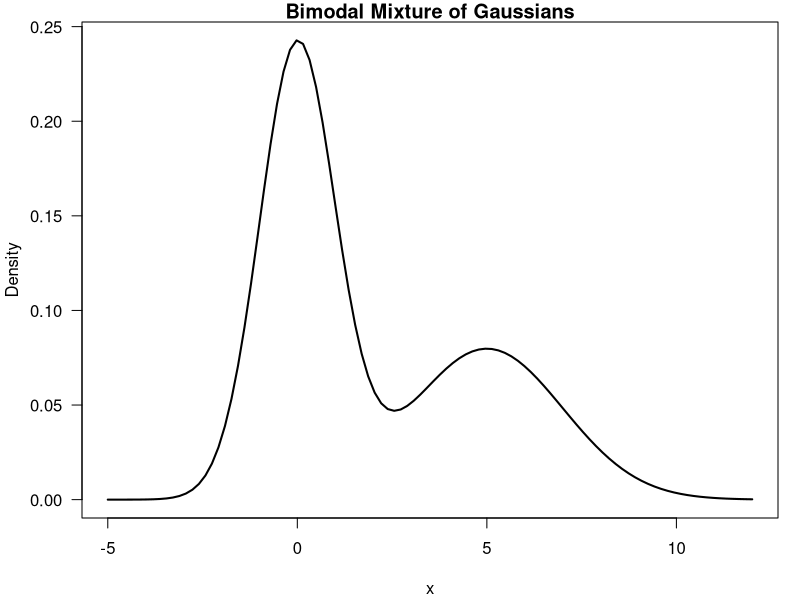
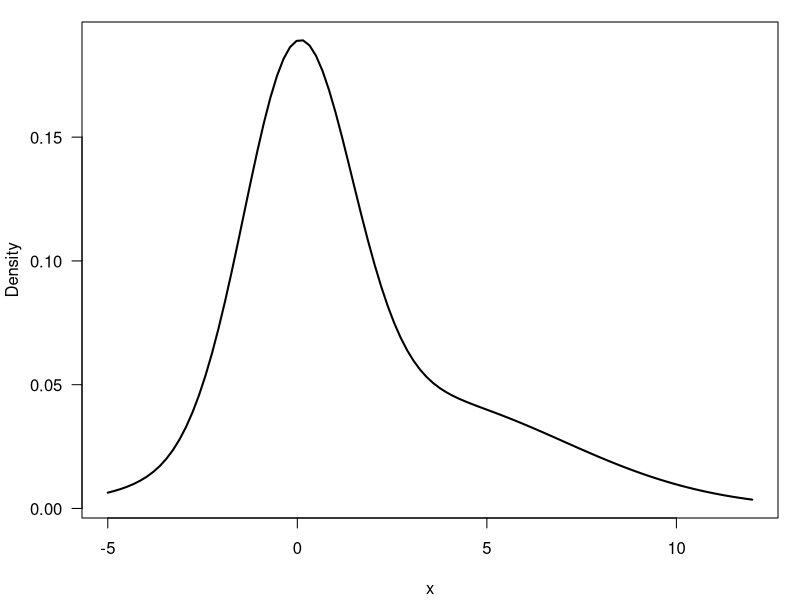
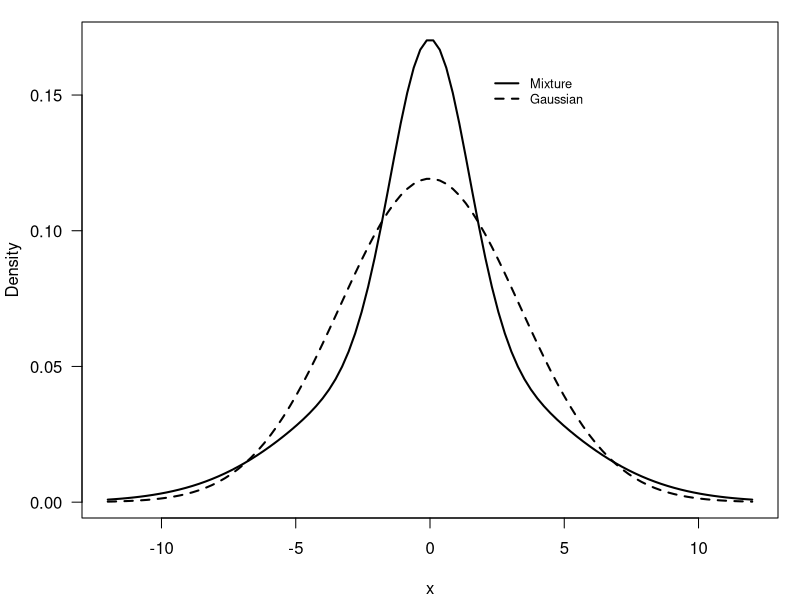
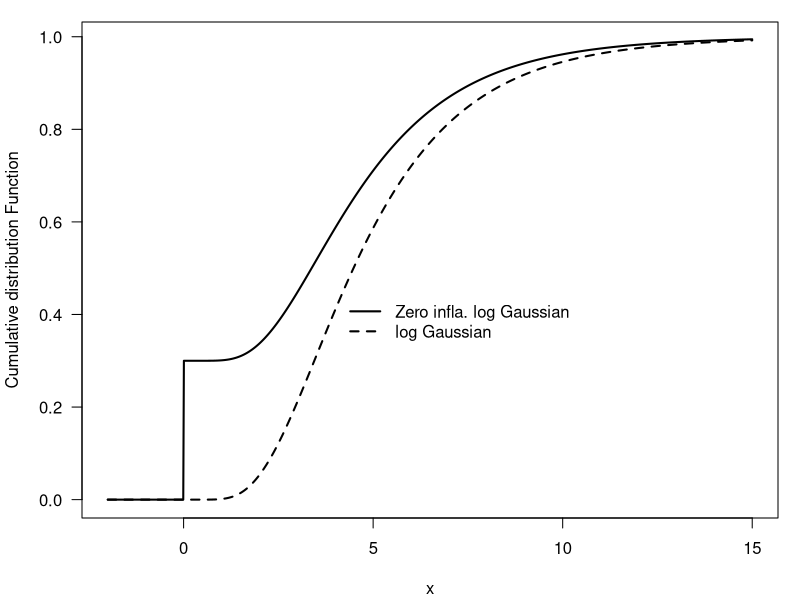
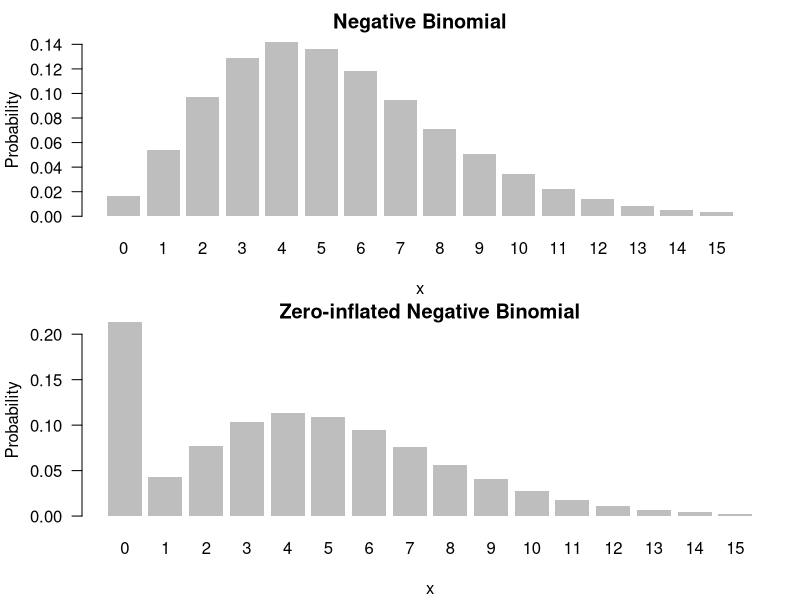
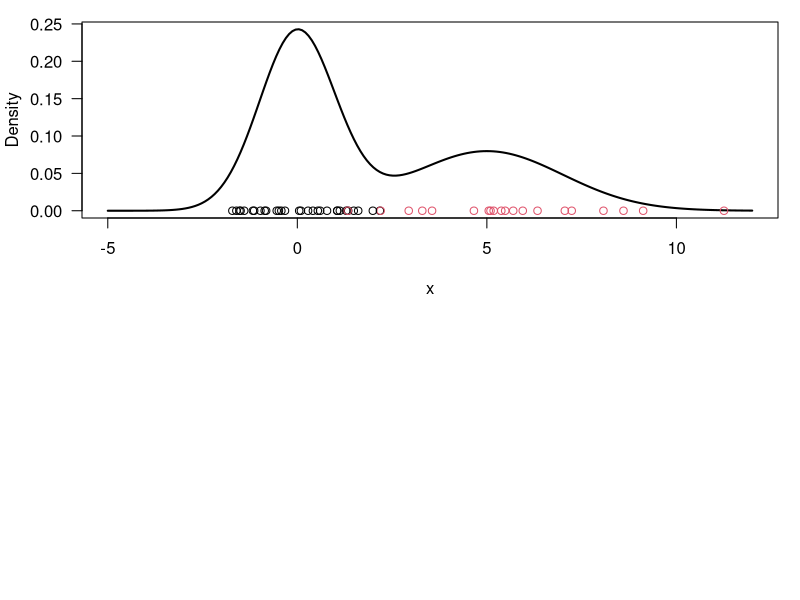

Recreate these plots in R, in order.
## ---- chunk 1
#| label: fig-Mixture-Gaussians-bimodal-R
#| fig-cap: "Bimodal Mixture of Gaussians"

# Mixture of univariate Gaussians, bimodal
x = seq(-5, 12, length=100)
y = 0.6*dnorm(x, 0, 1) + 0.4*dnorm(x, 5, 2)


par(mar=c(4,4,1,1)+0.1)
plot(x, y, type="l", ylab="Density", las=1, lwd=2)
# set the title
title("Bimodal Mixture of Gaussians")
## ---- chunk 2
#| label: fig-Mixture-Gaussians-skewed
#| fig-cap: "Uni-modal Skewed Mixture of Gaussians"

x = seq(-5, 12, length=100)
y = 0.55*dnorm(x, 0, sqrt(2)) + 0.45*dnorm(x, 3, 4)
par(mar=c(4,4,1,1)+0.1)
plot(x, y, type="l", ylab="Density", las=1, lwd=2)
## ---- chunk 3
#| label: lst-gen-Mixture-Gaussians-heavy-tail

# simulate Mixture of univariate Gaussians, unimodal heavy tail

x = seq(-12, 12, length=100)
y = 0.40 * dnorm(x, 0, sqrt(2)) + 
    0.40 * dnorm(x, 0, sqrt(16)) + 
    0.20 * dnorm(x, 0, sqrt(20))
z = dnorm(x, 0, sqrt(0.4*2 + 0.4*16 + 0.2*20))
## ---- chunk 4
#| label: fig-normal-heavy-tail-mixture-R
#| fig-cap: "Unimodal Heavy Tailed Mixture of Gaussians"
par(mar=c(4,4,1,1)+0.1)
plot(x, y, type="l", ylab="Density", las=1, lwd=2)
lines(x, z, lty=2, lwd=2)
legend(2, 0.16, c("Mixture","Gaussian"), lty=c(1,2), bty="n", cex=0.77, lwd=c(2,2))
## ---- chunk 5
#| label: fig-Zero-inflated-log-Gaussian-R
#| fig-cap: "Zero inflated log Gaussian"
#| 
## Zero inflated negative binomial distribution
x = seq(-2, 15, length=1000)
y = plnorm(x, 1.5, 0.5)
z = 0.3*as.numeric(x>=0) + (1-0.3)*y
par(mar=c(4,4,1,1)+0.1)
plot(x, y, type="l", las=1, lty=2, xlab="x", 
     ylab="Cumulative distribution Function", lwd=2)
lines(x, z, lty=1, lwd=2)
legend(4, 0.45, c("Zero infla. log Gaussian","log Gaussian"), 
     lty=c(1,2), bty="n", lwd=c(2,2))
## ---- chunk 6
#| label: fig-Zero-inflated-negative-binomial-R
#| fig-cap: "Zero inflated negative binomial"

## title: Zero inflated negative binomial distribution
x = seq(0, 15)
y = dnbinom(x, 8, 0.6)
z = 0.2*c(1,rep(0,length(x)-1)) + (1-0.2)*y
par(mfrow=c(2,1))
par(mar=c(4,4,2,2)+0.1)
barplot(y, names.arg=x, las=1, xlab = "x", ylab="Probability", 
        border=NA, main="Negative Binomial")
par(mar=c(4,4,1,1)+0.1)
barplot(z, names.arg=x, las=1, xlab = "x", ylab="Probability", 
        border=NA, main="Zero-inflated Negative Binomial")
## ---- chunk 7
#| label: generate-mixture-R

# Generate n observations from a mixture of two Gaussian distributions
n     = 50           # required sample size
w     = c(0.6, 0.4)  # mixture weights
mu    = c(0, 5)      # list of means
sigma = c(1, 2)      # list of sds
cc    = sample(1:2, n, replace=T, prob=w) # sample for the component selector
x     = rnorm(n, mu[cc], sigma[cc]) # sample the selected component
## ---- chunk 8
#| label: fig-generate-mixture-R-plot
#| fig-cap: "Mixture of two Gaussians"

# Plot f(x) along with the observations just sampled
xx = seq(-5, 12, length=200)
yy = w[1]*dnorm(xx, mu[1], sigma[1]) + w[2]*dnorm(xx, mu[2], sigma[2])
par(mar=c(4,4,1,1)+0.1)
plot(xx, yy, type="l", ylab="Density", xlab="x", las=1, lwd=2)
points(x, y=rep(0,n), pch=1, col=cc)
